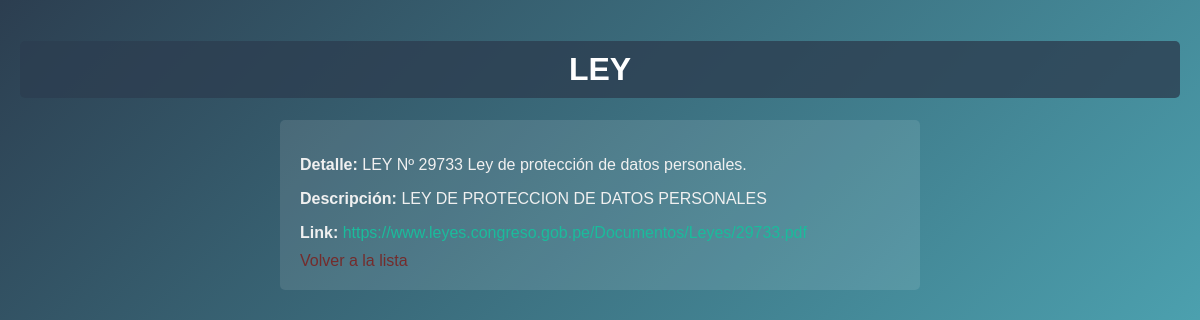
Screenshot of /normativas/2/ with the database file from the repository.
### miApp/models.py (models this page shows, shortened)
class Normativa(models.Model):
    tipo = models.CharField(max_length=100)
    detalle = models.CharField(max_length=200)
    descripcion = models.TextField()
    link = models.URLField()

### miApp/views.py (the view)
# urls.py: path('<int:pk>/', NormativaDetailView.as_view(), name='normativa_detail'),
class NormativaDetailView(DetailView):
    model = Normativa
    template_name = 'normativa_detail.html'

### miApp/templates/normativa_detail.html (shortened to what this page needs)
<!DOCTYPE html>
<html>
<head>
    {% load static %}
    <link rel="stylesheet" href="{% static 'css/styles.css' %}">
</head>
<body>
    <h1>{{ object.tipo }}</h1>
    <div class="content">
        <p><strong>Detalle:</strong> {{ object.detalle }}</p>
        <p><strong>Descripción:</strong> {{ object.descripcion }}</p>
        <p><strong>Link:</strong> <a href="{{ object.link }}">{{ object.link }}</a></p>
        <a class="a_cancelar" href="{% url 'normativa_list' %}">Volver a la lista</a>
    </div>
</body>
</html>

### miApp/static/css/styles.css (style rules this page uses)
body { font-family: Arial, sans-serif; background: linear-gradient(135deg, #2c3e50 0%, #4ca1af 100%); margin: 0; padding: 20px; color: #f0f0f0; }
h1 { color: #ffffff; text-align: center; background-color: rgba(44, 62, 80, 0.8); padding: 10px; border-radius: 5px; }
a { text-decoration: none; color: #1abc9c; }
.content { max-width: 600px; margin: 20px auto; padding: 20px; background-color: rgba(255, 255, 255, 0.1); border-radius: 5px; }
.content p { margin-bottom: 10px; }
.a_cancelar { color: rgb(116, 44, 44); text-decoration: none; transition: color 0.3s; }

### rows the page displays
Normativa: tipo "LEY", detalle "LEY Nº 29733 Ley de protección de datos personales.", descripcion "LEY DE PROTECCION DE DATOS PERSONALES", link "https://www.leyes.congreso.gob.pe/Documentos/Leyes/29733.pdf"
